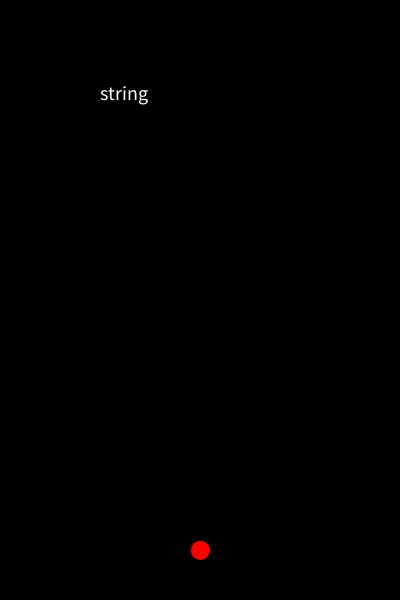
Frame 1 (no input)
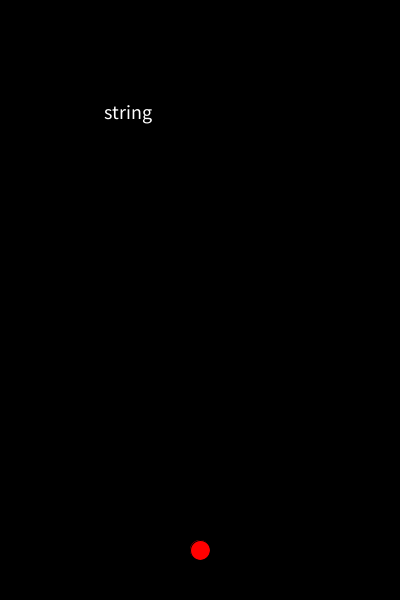
Frame 60 (the mouse pressed at the canvas centre just before this capture)
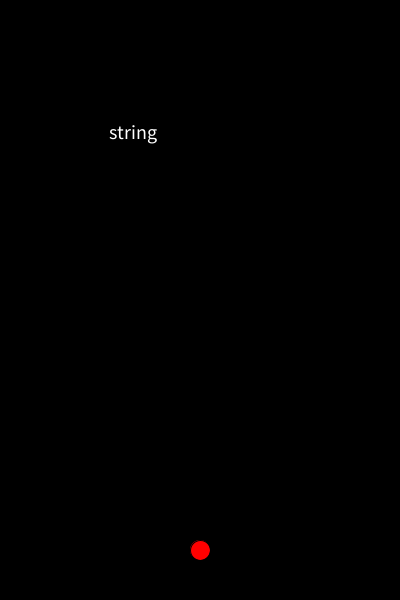
Frame 120 (the mouse held since frame 60 and released just before this capture)

The Processing sketch that drew these frames (run headless with seeded random() and noise(); from frame 60 on, the mouse is pressed at the canvas centre):

// Processing sketch: week06_A_gameshoot_string_compare_Q_A_next_word
// ── week06_A_gameshoot_string_compare_Q_A_next_word.pde
void setup(){
  size(400,600);
  textSize(20);
  randomQ();
}
void randomQ(){
  int i = int(random(QQ.length));
  Q = QQ[i];
}
String [] QQ = {"void", "setup", "float", "string", "background", "fill"};
String Q = "hello",A = "";
float x=100,y=100;
void draw(){
  background(0);
  fill(#FFFFFF); text(Q,x,y);
  fill(#FF0000); text(A,x,y);
  ellipse(200,550,20,20);
  float dx = (200-x),dy = (550-y),d = sqrt(dx*dx+dy*dy)*3;
  x += dx/d;
  y += dy/d;
  if(keyPressed){
    stroke(255,0,0);
    line(200,550,x,y);
  }
}
void keyPressed(){
  int i = A.length();
  if(key == Q.charAt(i)){
    A += key;
    if(Q.equals(A)){
      randomQ();
      A = "";
    }
  }
}
